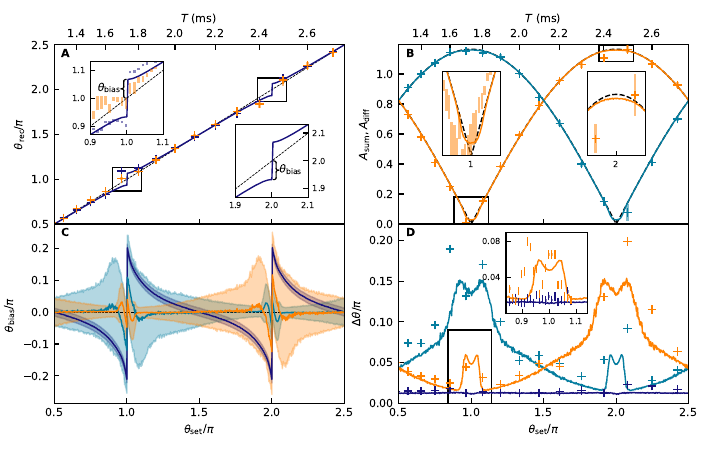

This chart was generated by the following Python code:
from matplotlib.markers import MarkerStyle
from mpl_toolkits.axes_grid1.inset_locator import mark_inset  # for the manual option
from mpl_toolkits.axes_grid1.inset_locator import inset_axes
import matplotlib as mpl
import matplotlib.pyplot as plt
import matplotlib.transforms as transforms
import numpy as np
from mpl_toolkits.axes_grid1 import Divider
from mpl_toolkits.axes_grid1.axes_size import Fixed

from curlyBrace import curlyBrace

import os
import sys

sys.path.append(os.path.abspath('..'))

import helper_functions as hf

plt.style.use('../paper_mpl_style.mplstyle')

save_fig = False

#################
#### colours ####
#################
colour_diff = 'C0'
colour_sum = 'C1'
colour_ell = 'C2'
first_inset_colour = 'black'
second_inset_colour = 'black'

# --- Size ---
phi_golden = (1 + np.sqrt(5)) / 2
pt_to_in = 1.0 / 72.0
full_width = 522
half_width = 255

full_height_golden = full_width / phi_golden  # golden ratio
full_height = full_height_golden  # 255

######## Grid ##########
one_pt_rel_w = pt_to_in / full_width

frac_h_0 = 0.00
frac_h_1 = 0.075

frac_h_2 = 0.40

frac_h_3 = 0.00
frac_h_4 = frac_h_1

frac_h_5 = frac_h_2

frac_h_6 = 1-(frac_h_0+frac_h_1+frac_h_2+frac_h_3+frac_h_4+frac_h_5)

print(frac_h_0+frac_h_1+frac_h_2+frac_h_3+frac_h_4+frac_h_5+frac_h_6)

one_pt_rel_h = pt_to_in / full_height


frac_v_0 = 0.00
frac_v_1 = 0.10

frac_v_2 = 0.40

frac_v_3 = 0.00
frac_v_4 = 0.00

frac_v_5 = frac_v_2

frac_v_6 = frac_v_1
frac_v_7 = frac_v_0

print(frac_v_0+frac_v_1+frac_v_2+frac_v_3+frac_v_4+frac_v_5+frac_v_6+frac_v_7)


fig_width_in = full_width * pt_to_in
fig_height_in = full_height * pt_to_in

# Exact-size figure: no automatic layout engines
fig_4 = plt.figure(figsize=(fig_width_in, fig_height_in), layout=None)

h = [Fixed(frac_h_0*fig_width_in), Fixed(frac_h_1*fig_width_in), Fixed(frac_h_2*fig_width_in), Fixed(frac_h_3*fig_width_in),
     Fixed(frac_h_4*fig_width_in), Fixed(frac_h_5*fig_width_in), Fixed(frac_h_6*fig_width_in)]

v = [Fixed(frac_v_0*fig_height_in), Fixed(frac_v_1*fig_height_in), Fixed(frac_v_2*fig_height_in), Fixed(frac_v_3*fig_height_in),
     Fixed(frac_v_4*fig_height_in), Fixed(frac_v_5*fig_height_in), Fixed(frac_v_6*fig_height_in), Fixed(frac_v_7*fig_height_in)]


div = Divider(fig_4, (0, 0, 1, 1), h, v, aspect=False)

#########################################################################
#################### start: show grid via grey lines ####################
#########################################################################
# h_fracs = [frac_h_0, frac_h_1, frac_h_2, frac_h_3, frac_h_4, frac_h_5, frac_h_6]
# v_fracs = [frac_v_0, frac_v_1, frac_v_2, frac_v_3, frac_v_4, frac_v_5, frac_v_6, frac_v_7]

# h_edge_positions = np.cumsum([0]+h_fracs)
# v_edge_positions = np.cumsum([0]+v_fracs)

# # Draw vertical grid lines (column boundaries)
# for hx in h_edge_positions:
#     line = plt.Line2D([hx, hx], [0, 1], lw=0.5, color='grey', linestyle='--', transform=fig_4.transFigure, zorder=100)
#     fig_4.add_artist(line)
# # Draw horizontal grid lines (row boundaries)
# for vy in v_edge_positions:
#     line = plt.Line2D([0, 1], [vy, vy], lw=0.5, color='grey', linestyle='--', transform=fig_4.transFigure, zorder=100)
#     fig_4.add_artist(line)
#######################################################################
#################### end: show grid via grey lines ####################
#######################################################################

ax_amplitude = fig_4.add_axes(
    div.get_position(), axes_locator=div.new_locator(nx=5, ny=5))
ax_theta_uncertainty = fig_4.add_axes(
    div.get_position(), axes_locator=div.new_locator(nx=5, ny=2))
ax_theta_reconstructed = fig_4.add_axes(
    div.get_position(), axes_locator=div.new_locator(nx=2, ny=5))
ax_theta_bias = fig_4.add_axes(
    div.get_position(), axes_locator=div.new_locator(nx=2, ny=2))
# important! -> This forces matplotlib to render the figure and properly initialise all transformation matrices.
fig_4.canvas.draw()

##################################################################
####################### START LOADING DATA #######################
##################################################################

####################################
### start: load numerical phases ###
####################################

num_eval_theta_scan     = np.load('../num_eval/num_eval_results.npz')

thetas_set              = num_eval_theta_scan['thetas_set']

thetas_rec_ell_num      = num_eval_theta_scan['thetas_rec_ell']
thetas_rec_sum_num      = num_eval_theta_scan['thetas_rec_sum']
thetas_rec_diff_num     = num_eval_theta_scan['thetas_rec_diff']

thetas_rec_ell_std_num  = num_eval_theta_scan['thetas_rec_ell_std']
thetas_rec_sum_std_num  = num_eval_theta_scan['thetas_rec_sum_std']
thetas_rec_diff_std_num = num_eval_theta_scan['thetas_rec_diff_std']

A0_set                  = num_eval_theta_scan['A0_set']
A_sum_set               = num_eval_theta_scan['A_sum_set']
A_sum_rec_num           = num_eval_theta_scan['A_sum_rec']
A_diff_set              = num_eval_theta_scan['A_diff_set']
A_diff_rec_num          = num_eval_theta_scan['A_diff_rec']


##################################
### end: load numerical phases ###
##################################

#######################################
### start: load exp. coarse results ###
#######################################
exp_coarse_eval                 = np.load(f'../exp_eval/exp_coarse_eval_results.npz')

thetas_calibrated_exp_coarse    = exp_coarse_eval['thetas_calibrated']

# hier auch das rekonstruierte theta...
thetas_bias_ell_exp_coarse      = exp_coarse_eval['theta_bias_ell']
thetas_bias_sum_exp_coarse      = exp_coarse_eval['theta_bias_hist_sum']
thetas_bias_diff_exp_coarse     = exp_coarse_eval['theta_bias_hist_diff']

thetas_rec_ell_std_exp_coarse   = exp_coarse_eval['theta_ell_std']
thetas_rec_sum_std_exp_coarse   = exp_coarse_eval['theta_hist_sum_std']
thetas_rec_diff_std_exp_coarse  = exp_coarse_eval['theta_hist_diff_std']

A_sum_rec_exp_coarse            = exp_coarse_eval['A_sum_hist_mean']
A_sum_rec_std_exp_coarse        = exp_coarse_eval['A_sum_hist_std']
A_diff_rec_exp_coarse           = exp_coarse_eval['A_diff_hist_mean']
A_diff_rec_std_exp_coarse       = exp_coarse_eval['A_diff_hist_std']

# load calibration from MZI full new
a_calib                         = exp_coarse_eval['a_calib']
a_calib_unct                    = exp_coarse_eval['a_calib_unct']

#####################################
### end: load exp. coarse results ###
#####################################

##########################################
### start: load fine experimental data ###
##########################################

### EXP DATA ###
exp_fine_eval                   = np.load(f'../exp_eval/exp_fine_eval_results.npz')

thetas_calibrated_exp_fine      = exp_fine_eval['thetas_calibrated']

# hier auch das rekonstruierte theta...
thetas_bias_ell_exp_fine        = exp_fine_eval['theta_bias_ell']
thetas_bias_sum_exp_fine        = exp_fine_eval['theta_bias_hist_sum']
thetas_bias_diff_exp_fine       = exp_fine_eval['theta_bias_hist_diff']

thetas_rec_ell_std_exp_fine     = exp_fine_eval['theta_ell_std']
thetas_rec_sum_std_exp_fine     = exp_fine_eval['theta_hist_sum_std']
thetas_rec_diff_std_exp_fine    = exp_fine_eval['theta_hist_diff_std']

A_sum_rec_exp_fine              = exp_fine_eval['A_sum_hist_mean']
A_sum_rec_std_exp_fine          = exp_fine_eval['A_sum_hist_std']

########################################
### end: load fine experimental data ###
########################################

################################################################
####################### END LOADING DATA #######################
################################################################

###################################################################
####################### START AXES SETTINGS #######################
###################################################################

################
# amplitude axis
ax_amplitude.set_ylabel(r"$A_\text{sum}, A_\text{diff}$")

ax_amplitude.set_xlim(0.5, 2.5)
ax_amplitude.set_ylim(0, 1.45*A0_set)

# ax_amplitude.grid(True, linewidth=0.6, alpha=0.5)
ax_amplitude.tick_params(axis='both', direction='in', which='both')
ax_amplitude.tick_params(axis='x', labelbottom=False)

ax_amplitude.text(
    0.025, 0.975,  # x=2.5% from left, y=97.5% from bottom
    'B',
    # fontsize=9,
    fontweight='bold',
    transform=ax_amplitude.transAxes,
    verticalalignment='top',
    horizontalalignment='left'
)

################
# second x-axis on top left


def forward_transform(x_bottom):
    return hf.T_calibrated(x_bottom * np.pi, a_calib) * 1e3


def inverse_transform(x_top):
    x_normalised = x_top / 1e3
    x_radians = hf.parabola_with_linear(x_normalised, a_calib)
    return x_radians / np.pi


ax_amplitude_top = ax_amplitude.secondary_xaxis(
    'top', functions=(forward_transform, inverse_transform))
ax_amplitude_top.tick_params(axis='both', direction='in', which='both')
ax_amplitude_top.set_xlabel(r"$T$ (ms)")

################
# theta uncertainty axis
ax_theta_uncertainty.set_xlabel(r"$\theta_{\text{set}} / \pi$")
ax_theta_uncertainty.set_ylabel(r"$\Delta \theta / \pi$")
# ax_theta_uncertainty.grid(True, linewidth=0.6, alpha=0.5)

ax_theta_uncertainty.set_xlim(0.5, 2.5)
ax_theta_uncertainty.set_ylim(0.0, 0.22)

ax_theta_uncertainty.tick_params(axis='both', direction='in', which='both')

ax_theta_uncertainty.text(
    0.025, 0.975,  # x=2.5% from left, y=97.5% from bottom
    'D',
    # fontsize=9,
    fontweight='bold',
    transform=ax_theta_uncertainty.transAxes,
    verticalalignment='top',
    horizontalalignment='left'
)


################
# theta reconstructed axis
ax_theta_reconstructed.set_ylabel(
    r"$\theta_{\text{rec}} / \pi$")
ax_theta_reconstructed.tick_params(axis='x', labelbottom=False)
# ax_theta_reconstructed.grid(True, linewidth=0.6, alpha=0.5)


ax_theta_reconstructed.set_xlim(0.5, 2.5)
ax_theta_reconstructed.set_ylim(0.5, 2.5)
ax_theta_reconstructed.tick_params(axis='both', direction='in', which='both')

ax_theta_reconstructed.text(
    0.025, 0.975,  # x=2.5% from left, y=97.5% from bottom
    'A',
    # fontsize=9,
    fontweight='bold',
    transform=ax_theta_reconstructed.transAxes,
    verticalalignment='top',
    horizontalalignment='left'
)

################
# second x-axis on top right
ax_theta_reconstructed_top = ax_theta_reconstructed.secondary_xaxis(
    'top', functions=(forward_transform, inverse_transform))
ax_theta_reconstructed_top.tick_params(
    axis='both', direction='in', which='both')
ax_theta_reconstructed_top.set_xlabel(r"$T$ (ms)")

################
# theta bias axis
ax_theta_bias.set_xlabel(r"$\theta_{\text{set}} / \pi$")
ax_theta_bias.set_ylabel(r"$\theta_\text{bias} / \pi$ ")
# ax_theta_bias.grid(True, linewidth=0.6, alpha=0.5)
ax_theta_bias.tick_params(axis='both', direction='in', which='both')
ax_theta_bias.set_xlim(0.5, 2.5)

ax_theta_bias.text(
    0.025, 0.975,  # x=2.5% from left, y=97.5% from bottom
    'C',
    # fontsize=9,
    fontweight='bold',
    transform=ax_theta_bias.transAxes,
    verticalalignment='top',
    horizontalalignment='left'
)

#################################################################
####################### END AXES SETTINGS #######################
#################################################################

######################################################################
####################### START AMPLITUDE SUBPLOT #######################
######################################################################
# real amplitude
ax_amplitude.plot(thetas_set/np.pi, A_sum_set,
                 color='black', ls="--", linewidth=1)
ax_amplitude.plot(thetas_set/np.pi, A_diff_set,
                 color='black', ls="--", linewidth=1)

# amplitude from fits to numerics
ax_amplitude.plot(thetas_set/np.pi, np.mean(A_sum_rec_num,
                 axis=1), color=colour_sum, linewidth=1)
ax_amplitude.plot(thetas_set/np.pi, np.mean(A_diff_rec_num,
                 axis=1), color=colour_diff, linewidth=1)

# amplitude from fits to experiment
hf.plot_line_with_wide_err(ax_amplitude, thetas_calibrated_exp_coarse / np.pi,
                           A_diff_rec_exp_coarse, 0, A_diff_rec_std_exp_coarse, colour_diff, ls="")
hf.plot_line_with_wide_err(ax_amplitude, thetas_calibrated_exp_coarse / np.pi,
                           A_sum_rec_exp_coarse, 0, A_sum_rec_std_exp_coarse, colour_sum, ls="")

ax_amplitude.set_xticks([0.5, 1.0, 1.5, 2.0, 2.5])

##########################################
### start: inset at vanishing amplitude ###
# size, etc.
ax_amplitude_width_in, ax_amplitude_height_in = hf.get_ax_size_inches(
    ax_amplitude, fig_4)
ax_amplitude_aspect_ratio = ax_amplitude_width_in / ax_amplitude_height_in

desired_width_relative_ax_amplitude = 0.20
desired_height_relative_ax_amplitude = 1.45 * \
    desired_width_relative_ax_amplitude * ax_amplitude_aspect_ratio

axins_vanishing_amplitude = ax_amplitude.inset_axes(
    [0.15, 0.38, desired_width_relative_ax_amplitude, desired_height_relative_ax_amplitude])

axins_vanishing_amplitude.spines[:].set_color(first_inset_colour)

# real amplitude
axins_vanishing_amplitude.plot(thetas_set/np.pi,
                      A_sum_set, color='black', ls="--", linewidth=1)
axins_vanishing_amplitude.plot(thetas_set/np.pi,
                      A_diff_set, color='black', ls="--", linewidth=1)

# amplitude from fits to experiment
axins_vanishing_amplitude.plot(thetas_set/np.pi, np.mean(
    A_sum_rec_num, axis=1), color=colour_sum, linewidth=1)
axins_vanishing_amplitude.plot(thetas_set/np.pi, np.mean(
    A_diff_rec_num, axis=1), color=colour_diff, linewidth=1)

# amplitude from fits to experiment
# hf.plot_line_with_wide_err(axins_vanishing_amplitude, thetas_calibrated_exp_coarse /
#                            np.pi, A_diff_rec_exp_coarse, 0, A_diff_rec_std_exp_coarse, colour_diff, ls="")
# hf.plot_line_with_wide_err(axins_vanishing_amplitude, thetas_calibrated_exp_coarse /
#                            np.pi, A_sum_rec_exp_coarse, 0, A_sum_rec_std_exp_coarse, colour_sum, ls="")

hf.plot_line_with_wide_err(axins_vanishing_amplitude, thetas_calibrated_exp_fine/np.pi,
                           A_sum_rec_exp_fine , 0, A_sum_rec_std_exp_fine ,
                           colour_sum, marker="", ls="")

# axis settings
axins_vanishing_amplitude.set_xlim(0.88, 1.12)
axins_vanishing_amplitude.set_ylim(0, 0.18)
axins_vanishing_amplitude.tick_params(
    axis='both', direction='in', which='both', labelsize=6)

axins_vanishing_amplitude.set_xticks([1.0])
axins_vanishing_amplitude.set_yticks([])

# inset highlight lines
patch_axins_vanishing_amplitude, connector1_axins_vanishing_amplitude, connector2_axins_vanishing_amplitude = mark_inset(
    ax_amplitude,
    axins_vanishing_amplitude,
    loc1=1,
    loc2=2,
    fc='none',
    ec=first_inset_colour
)

# 2 (upper left)     1 (upper right)
# 3 (lower left)     4 (lower right)

connector1_axins_vanishing_amplitude.loc1 = 3  # Inset: lower left
connector1_axins_vanishing_amplitude.loc2 = 2  # Parent: upper left

connector2_axins_vanishing_amplitude.loc1 = 4  # Inset: lower right
connector2_axins_vanishing_amplitude.loc2 = 1  # Parent: upper right

connector1_axins_vanishing_amplitude.remove()
connector2_axins_vanishing_amplitude.remove()
### end: inset at vanishing amplitude ###
########################################

#########################################
### start: inset at maxmimal amplitude ###
# size, etc.
axins_maximal_amplitude = ax_amplitude.inset_axes(
    [0.65, 0.38, desired_width_relative_ax_amplitude, desired_height_relative_ax_amplitude])

# real amplitude
axins_maximal_amplitude.plot(thetas_set/np.pi,
                   A_sum_set, color='black', ls="--", linewidth=1)
axins_maximal_amplitude.plot(thetas_set/np.pi,
                   A_diff_set, color='black', ls="--", linewidth=1)

axins_maximal_amplitude.spines[:].set_color(second_inset_colour)

# amplitude from fits to experiment
axins_maximal_amplitude.plot(thetas_set/np.pi, np.mean(A_sum_rec_num,
                   axis=1), color=colour_sum, linewidth=1)
axins_maximal_amplitude.plot(thetas_set/np.pi,
                   np.mean(A_diff_rec_num, axis=1), color=colour_diff, linewidth=1)

# amplitude from fits to experiment
hf.plot_line_with_wide_err(axins_maximal_amplitude, thetas_calibrated_exp_coarse /
                           np.pi, A_diff_rec_exp_coarse, 0, A_diff_rec_std_exp_coarse, colour_diff, ls="")
hf.plot_line_with_wide_err(axins_maximal_amplitude, thetas_calibrated_exp_coarse /
                           np.pi, A_sum_rec_exp_coarse, 0, A_sum_rec_std_exp_coarse, colour_sum, ls="")

# axis settings
axins_maximal_amplitude.set_xlim(1.88, 2.12)
axins_maximal_amplitude.set_ylim(1.45*A0_set-0.11, 1.45*A0_set)
axins_maximal_amplitude.tick_params(axis='both', direction='in',
                          which='both', labelsize=6)

axins_maximal_amplitude.set_xticks([2])
axins_maximal_amplitude.set_yticks([])

# inset highlight lines
patch_axins_maximal_amplitude, connector1_axins_maximal_amplitude, connector2_axins_maximal_amplitude = mark_inset(
    ax_amplitude,
    axins_maximal_amplitude,
    loc1=1,
    loc2=2,
    fc='none',
    ec=second_inset_colour
)

# 2 (upper left)     1 (upper right)
# 3 (lower left)     4 (lower right)

connector1_axins_maximal_amplitude.loc1 = 2  # Inset: upper left
connector1_axins_maximal_amplitude.loc2 = 3  # Parent: lower left

connector2_axins_maximal_amplitude.loc1 = 1  # Inset: upper right
connector2_axins_maximal_amplitude.loc2 = 4  # Parent: lower right

connector1_axins_maximal_amplitude.remove()
connector2_axins_maximal_amplitude.remove()
### end: inset at maximal amplitude ###
######################################

######################################################################
######################## END AMPLITUDE SUBPLOT ########################
######################################################################


###############################################################################
####################### START THETA UNCERTAINTY SUBPLOT #######################
###############################################################################
# numerical data
ax_theta_uncertainty.plot(thetas_set/np.pi, thetas_rec_ell_std_num,
                          color=colour_ell, linewidth=1)
ax_theta_uncertainty.plot(thetas_set/np.pi, thetas_rec_diff_std_num,
                          color=colour_diff, linewidth=1)
ax_theta_uncertainty.plot(thetas_set/np.pi, thetas_rec_sum_std_num,
                          color=colour_sum, linewidth=1)

# experimental data
hf.plot_line_with_wide_err(ax_theta_uncertainty, thetas_calibrated_exp_coarse/np.pi,
                           thetas_rec_ell_std_exp_coarse, 0.0, 0, colour_ell, ls="")

hf.plot_line_with_wide_err(ax_theta_uncertainty, thetas_calibrated_exp_coarse/np.pi,
                           thetas_rec_diff_std_exp_coarse, 0.0, 0, colour_diff, ls="")

hf.plot_line_with_wide_err(ax_theta_uncertainty, thetas_calibrated_exp_coarse/np.pi,
                           thetas_rec_sum_std_exp_coarse, 0.0, 0, colour_sum, ls="")

ax_theta_uncertainty.set_xticks([0.5, 1.0, 1.5, 2.0, 2.5])
################################
######### start inset ##########
################################
# calculate dimensions of inset
ax_theta_uncertainty_width_in, ax_theta_uncertainty_height_in = hf.get_ax_size_inches(
    ax_theta_uncertainty, fig_4)
ax_theta_uncertainty_aspect_ratio = ax_theta_uncertainty_width_in / \
    ax_theta_uncertainty_height_in

desired_width_relative_ax_theta_uncertainty = 0.28
desired_height_relative_ax_theta_uncertainty = desired_width_relative_ax_theta_uncertainty * \
    ax_theta_uncertainty_aspect_ratio

axins_theta_uncertainty = ax_theta_uncertainty.inset_axes(
    [0.51 - desired_width_relative_ax_theta_uncertainty/2, 0.5, desired_width_relative_ax_theta_uncertainty, desired_height_relative_ax_theta_uncertainty])  # xrel, yrel, wrel hrel

axins_theta_uncertainty.spines[:].set_color(first_inset_colour)

# plot the same content inside the inset
axins_theta_uncertainty.plot(thetas_set/np.pi, thetas_rec_ell_std_num,
                                color=colour_ell, linewidth=1)
# axins_theta_uncertainty.plot(thetas_set/np.pi, thetas_rec_diff_std_num,
#                                 color=colour_diff, linewidth=1)
axins_theta_uncertainty.plot(thetas_set/np.pi, thetas_rec_sum_std_num,
                                color=colour_sum, linewidth=1)

Ts = np.linspace(1.6e-3, 1.8e-3, 21)

hf.plot_line_with_wide_err(axins_theta_uncertainty, thetas_calibrated_exp_fine/np.pi, thetas_rec_ell_std_exp_fine,
                           0, 0, colour_ell, marker="|", ls="")

# hf.plot_line_with_wide_err(axins_theta_uncertainty, thetas_calibrated_exp_fine/np.pi,
#                            thetas_rec_diff_std_exp_fine, 0, 0, colour_diff, marker="|", ls="")

hf.plot_line_with_wide_err(axins_theta_uncertainty, thetas_calibrated_exp_fine/np.pi,
                           thetas_rec_sum_std_exp_fine, 0, 0, colour_sum, marker="|", ls="")


# limit inset to the highlighted region
x1_inset_theta_unct, x2_inset_theta_unct = 0.84, 1.14   # theta_set / pi
y1_inset_theta_unct, y2_inset_theta_unct = 0, 0.09  # theta_reconstructed / pi
axins_theta_uncertainty.set_xlim(x1_inset_theta_unct, x2_inset_theta_unct)
axins_theta_uncertainty.set_ylim(y1_inset_theta_unct, y2_inset_theta_unct)

# Optional: declutter ticks inside the inset
axins_theta_uncertainty.tick_params(axis='both', which='both', labelsize=6, direction="in")
axins_theta_uncertainty.set_xticks([0.9 ,1.0, 1.1])
axins_theta_uncertainty.set_yticks([0.04, 0.08],['0.04', '0.08'])
# axins_theta_uncertainty.ticklabel_format(style="sci",  axis="y",scilimits=(0,0))



patch_axins_theta_uncertainty, connector1_axins_theta_uncertainty, connector2_axins_theta_uncertainty = mark_inset(
    ax_theta_uncertainty,
    axins_theta_uncertainty,
    loc1=1,
    loc2=2,
    fc='none',
    ec=first_inset_colour
)

# 2 (upper left)     1 (upper right)
# 3 (lower left)     4 (lower right)

connector1_axins_theta_uncertainty.loc1 = 2  # Inset: lower left
connector1_axins_theta_uncertainty.loc2 = 2  # Parent: lower left

connector2_axins_theta_uncertainty.loc1 = 4  # Inset: lower right
connector2_axins_theta_uncertainty.loc2 = 4  # Parent: lower right

connector1_axins_theta_uncertainty.remove()
connector2_axins_theta_uncertainty.remove()
##############################
######### end inset ##########
##############################

###############################################################################
######################## END THETA UNCERTAINTY SUBPLOT ########################
###############################################################################


################################################################################
####################### START THETA RECONSTRUCED SUBPLOT #######################
################################################################################
# numerical data
ax_theta_reconstructed.plot(thetas_set/np.pi, thetas_set/np.pi, color="black",
                            linewidth=0.5, linestyle="--")
ax_theta_reconstructed.plot(thetas_set/np.pi, thetas_rec_ell_num/np.pi,
                            color=colour_ell, linewidth=1)

# experimental data
hf.plot_line_with_wide_err(ax_theta_reconstructed, thetas_calibrated_exp_coarse/np.pi,
                           (thetas_calibrated_exp_coarse+thetas_bias_ell_exp_coarse) /
                           np.pi, 0, (thetas_rec_ell_std_exp_coarse)/np.pi,
                           colour_ell, marker="+", ls="")
hf.plot_line_with_wide_err(ax_theta_reconstructed, thetas_calibrated_exp_coarse/np.pi,
                           (thetas_calibrated_exp_coarse+thetas_bias_sum_exp_coarse) /
                           np.pi, 0, (thetas_rec_sum_std_exp_coarse)/np.pi,
                           colour_sum, marker="+", ls="")

ax_theta_reconstructed.set_xticks([0.5, 1.0, 1.5, 2.0, 2.5])
ax_theta_reconstructed.set_yticks([0.5, 1.0, 1.5, 2.0, 2.5])
#########################################
############# INSET 1 START #############
#########################################
ax_theta_reconstructed_width_in, ax_theta_reconstructed_height_in = hf.get_ax_size_inches(
    ax_theta_reconstructed, fig_4)
ax_theta_reconstructed_aspect_ratio = ax_theta_reconstructed_width_in / \
    ax_theta_reconstructed_height_in

# --- Inset limits ---
x1_inset_theta_reconstructed_1, x2_inset_theta_reconstructed_1 = 0.9, 1.1   # theta_set / pi
y1_inset_theta_reconstructed_1, y2_inset_theta_reconstructed_1 = 0.87, 1.13  # theta_reconstructed / pi

# --- Create the inset axes (axes-fraction coords) ---
axins_theta_reconstructed_1 = ax_theta_reconstructed.inset_axes(
    [0.125, 0.50, 0.25, 0.25*ax_theta_reconstructed_aspect_ratio])

axins_theta_reconstructed_1.spines[:].set_color(first_inset_colour)

# Move y-axis + ticks to the right
# axins_theta_reconstructed_1.yaxis.tick_right()      # put ticks/labels on the right
# axins_theta_reconstructed_1.yaxis.set_label_position("right")

# Move x-axis + ticks to the top
# axins_theta_reconstructed_1.xaxis.tick_top()      # put ticks/labels on the top
# axins_theta_reconstructed_1.xaxis.set_label_position("bottom")  

# plot the same content inside the inset
axins_theta_reconstructed_1.plot(thetas_set/np.pi, thetas_rec_ell_num /
           np.pi, color=colour_ell, linewidth=1)
axins_theta_reconstructed_1.plot(thetas_set/np.pi, thetas_set/np.pi, color="black",
           linewidth=0.5, linestyle="--")

# endpoints in data coordinates
index_of_pi = np.argmin(np.abs(thetas_set-np.pi))+1
shift = 0.005
x_brace_1 = thetas_set[index_of_pi]/np.pi - shift
y_brace_1_top = thetas_rec_ell_num[index_of_pi]/np.pi
y_brace_1_bottom = 1

p_top_1 = (x_brace_1, y_brace_1_top)  # top
p_bot_1 = (x_brace_1, y_brace_1_bottom)  # bottom

# Draw the brace on the INSET axes
theta_1, summit_1, *artists_1 = curlyBrace(
    fig=fig_4,
    ax=axins_theta_reconstructed_1,             # <-- draw on inset
    p1=p_bot_1,             # top first so the summit is near the top endpoint
    p2=p_top_1,
    k_r=0.1,
    bool_auto=True,       # auto scale conversion for non-equal aspect
    str_text="",          # suppress built-in rotated text; we’ll add our own
    color="black", #darkorange
    lw=0.8
)

# Place a horizontal label to the LEFT of the summit (no rotation)
axins_theta_reconstructed_1.text(
    summit_1[0], summit_1[1], r"$\theta_{\text{bias}}$",
    ha="right", va="center",
    fontsize=8, color="black", #darkorange
    rotation=0
)

# Limit inset to the highlighted region
axins_theta_reconstructed_1.set_xlim(x1_inset_theta_reconstructed_1, x2_inset_theta_reconstructed_1)
axins_theta_reconstructed_1.set_ylim(y1_inset_theta_reconstructed_1, y2_inset_theta_reconstructed_1)

# Optional: declutter ticks inside the inset
axins_theta_reconstructed_1.tick_params(axis='both', which='both', labelsize=6, direction="in")
axins_theta_reconstructed_1.set_xticks([0.9, 1.0, 1.1])
axins_theta_reconstructed_1.set_yticks([0.9, 1.0, 1.1])

# Or hide labels entirely:
# axins_theta_reconstructed_1.set_xticklabels([])
# axins_theta_reconstructed_1.set_yticklabels([])


hf.plot_line_with_wide_err(axins_theta_reconstructed_1, thetas_calibrated_exp_fine/np.pi,
                           (thetas_calibrated_exp_fine+thetas_bias_ell_exp_fine) /
                           np.pi, 0, (thetas_rec_ell_std_exp_fine)/np.pi,
                           colour_ell, marker="", ls="")
hf.plot_line_with_wide_err(axins_theta_reconstructed_1, thetas_calibrated_exp_fine/np.pi,
                           (thetas_calibrated_exp_fine+thetas_bias_sum_exp_fine) /
                           np.pi, 0, (thetas_rec_sum_std_exp_fine)/np.pi,
                           colour_sum, marker="", ls="")

patch_axins_theta_reconstructed_1, connector1_axins_theta_reconstructed_1, connector2_axins_theta_reconstructed_1 = mark_inset(
    ax_theta_reconstructed,
    axins_theta_reconstructed_1,
    loc1=1,
    loc2=2,
    fc='none',
    ec=first_inset_colour
)

# 2 (upper left)     1 (upper right)
# 3 (lower left)     4 (lower right)

connector1_axins_theta_reconstructed_1.loc1 = 3  # Inset: lower left
connector1_axins_theta_reconstructed_1.loc2 = 2  # Parent: lower left

connector2_axins_theta_reconstructed_1.loc1 = 4  # Inset: lower right
connector2_axins_theta_reconstructed_1.loc2 = 1  # Parent: lower right

connector1_axins_theta_reconstructed_1.remove()
connector2_axins_theta_reconstructed_1.remove()

#######################################
############# INSET 1 END #############
#######################################

#########################################
############# INSET 2 START #############
#########################################

# --- Inset limits ---
x1_inset_theta_reconstructed_2, x2_inset_theta_reconstructed_2 = 1.9, 2.1   # theta_set / pi
y1_inset_theta_reconstructed_2, y2_inset_theta_reconstructed_2 = 1.87, 2.13  # theta_reconstructed / pi

# --- Create the inset axes (axes-fraction coords) ---
axins_theta_reconstructed_2 = ax_theta_reconstructed.inset_axes(
    [0.625, 0.15, 0.25, 0.25*ax_theta_reconstructed_aspect_ratio])  # xrel, yrel, wrel hrel


axins_theta_reconstructed_2.spines[:].set_color(second_inset_colour)

# Move y-axis + ticks to the right
axins_theta_reconstructed_2.yaxis.tick_right()      # put ticks/labels on the right
axins_theta_reconstructed_2.yaxis.set_label_position("right")  # if you also have a ylabel

# # Move x-axis + ticks to the top
# axins_theta_reconstructed_2.xaxis.tick_top()      # put ticks/labels on the top
# axins_theta_reconstructed_2.xaxis.set_label_position("top")  

# Plot the same content inside the inset
axins_theta_reconstructed_2.plot(thetas_set/np.pi, thetas_rec_ell_num /
           np.pi, color=colour_ell, linewidth=1)
axins_theta_reconstructed_2.plot(thetas_set/np.pi, thetas_set/np.pi, color="black",
           linewidth=0.5, linestyle="--")

# Endpoints in data coordinates
index_of_2pi = np.argmin(np.abs(thetas_set-2*np.pi))
x_brace_2 = thetas_set[index_of_2pi]/np.pi + shift
y_brace_2_top = thetas_rec_ell_num[index_of_2pi]/np.pi
y_brace_2_bottom = 2.0

p_top_2 = (x_brace_2, y_brace_2_top)  # top
p_bot_2 = (x_brace_2, y_brace_2_bottom)  # bottom

# Draw the brace on the INSET axes
theta_2, summit_2, *artists_2 = curlyBrace(
    fig=fig_4,
    ax=axins_theta_reconstructed_2,             # <-- draw on inset
    p1=p_bot_2,             # top first so the summit is near the top endpoint
    p2=p_top_2,
    k_r=0.1,
    bool_auto=True,       # auto scale conversion for non-equal aspect
    str_text="",          # suppress built-in rotated text; we’ll add our own
    color="black", # darkorange
    lw=0.8
)

# Place a horizontal label to the LEFT of the summit (no rotation)
axins_theta_reconstructed_2.text(
    summit_2[0]+0.002, summit_2[1], r"$\theta_{\text{bias}}$",
    ha="left", va="center",
    fontsize=8, color="black", #darkorange
    rotation=0
)

# Limit inset to the highlighted region
axins_theta_reconstructed_2.set_xlim(x1_inset_theta_reconstructed_2, x2_inset_theta_reconstructed_2)
axins_theta_reconstructed_2.set_ylim(y1_inset_theta_reconstructed_2, y2_inset_theta_reconstructed_2)

# Optional: declutter ticks inside the inset
axins_theta_reconstructed_2.tick_params(axis='both', which='both', labelsize=6, direction="in")
axins_theta_reconstructed_2.set_xticks([1.9, 2.0, 2.1])
axins_theta_reconstructed_2.set_yticks([1.9, 2.0, 2.1])

# Or hide labels entirely:
# axins_theta_reconstructed_2.set_xticklabels([])
# axins_theta_reconstructed_2.set_yticklabels([])

patch_axins_theta_reconstructed_2, connector1_axins_theta_reconstructed_2, connector2_axins_theta_reconstructed_2 = mark_inset(
    ax_theta_reconstructed,
    axins_theta_reconstructed_2,
    loc1=1,
    loc2=2,
    fc='none',
    ec=second_inset_colour
)

# 2 (upper left)     1 (upper right)
# 3 (lower left)     4 (lower right)

connector1_axins_theta_reconstructed_2.loc1 = 2  # Inset: lower left
connector1_axins_theta_reconstructed_2.loc2 = 3  # Parent: upper left

connector2_axins_theta_reconstructed_2.loc1 = 1  # Parent: upper right
connector2_axins_theta_reconstructed_2.loc2 = 4  # Inset: upper right

connector1_axins_theta_reconstructed_2.remove()
connector2_axins_theta_reconstructed_2.remove()
#######################################
############# INSET 2 END #############
#######################################

################################################################################
######################## END THETA RECONSTRUCED SUBPLOT ########################
################################################################################


########################################################################
####################### START THETA BIAS SUBPLOT #######################
########################################################################
ax_theta_bias.plot(thetas_set/np.pi, np.full_like(thetas_set, 0), color="black",
                   linewidth=0.5, linestyle="--")

ax_theta_bias.plot(thetas_set/np.pi, thetas_rec_ell_num-thetas_set,
                   color=colour_ell, linewidth=1)
ax_theta_bias.fill_between(thetas_set/np.pi,
                           thetas_rec_ell_num-thetas_set - 1*thetas_rec_ell_std_num,
                           thetas_rec_ell_num-thetas_set + 1*thetas_rec_ell_std_num,
                           color=colour_ell, alpha=0.3)

ax_theta_bias.plot(thetas_set/np.pi, thetas_rec_diff_num-thetas_set,
                   color=colour_diff, linewidth=1)
ax_theta_bias.fill_between(thetas_set/np.pi,
                           thetas_rec_diff_num-thetas_set -
                           1*thetas_rec_diff_std_num,
                           thetas_rec_diff_num-thetas_set +
                           1*thetas_rec_diff_std_num,
                           color=colour_diff, alpha=0.3)

ax_theta_bias.plot(thetas_set/np.pi, thetas_rec_sum_num-thetas_set,
                   color=colour_sum, linewidth=1)
ax_theta_bias.fill_between(thetas_set/np.pi,
                           thetas_rec_sum_num-thetas_set - 1*thetas_rec_sum_std_num,
                           thetas_rec_sum_num-thetas_set + 1*thetas_rec_sum_std_num,
                           color=colour_sum, alpha=0.3)

ax_theta_bias.set_xticks([0.5, 1.0, 1.5, 2.0, 2.5])
########################################################################
######################## END THETA BIAS SUBPLOT ########################
########################################################################

if save_fig:
    fig_4.savefig("fig4.pdf")

plt.show()
